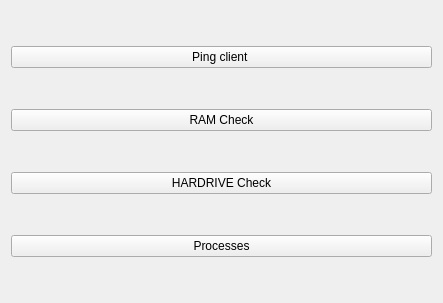
<?xml version="1.0" encoding="UTF-8"?>
<ui version="4.0">
 <class>Function</class>
 <widget class="QWidget" name="Function">
  <property name="geometry">
   <rect>
    <x>0</x>
    <y>0</y>
    <width>443</width>
    <height>303</height>
   </rect>
  </property>
  <property name="windowTitle">
   <string>FunctionCheck</string>
  </property>
  <layout class="QVBoxLayout" name="verticalLayout">
   <item>
    <widget class="QPushButton" name="PingClientButton">
     <property name="text">
      <string>Ping client </string>
     </property>
    </widget>
   </item>
   <item>
    <widget class="QPushButton" name="RamCheckButton">
     <property name="text">
      <string>RAM Check</string>
     </property>
    </widget>
   </item>
   <item>
    <widget class="QPushButton" name="HardriveCheckButton">
     <property name="text">
      <string>HARDRIVE Check</string>
     </property>
    </widget>
   </item>
   <item>
    <widget class="QPushButton" name="ProcessesCheckButton">
     <property name="text">
      <string>Processes</string>
     </property>
    </widget>
   </item>
  </layout>
 </widget>
 <resources/>
 <connections/>
</ui>
